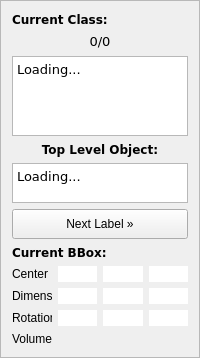
       <widget class="QFrame" name="frame">
        <property name="sizePolicy">
         <sizepolicy hsizetype="Preferred" vsizetype="Minimum">
          <horstretch>0</horstretch>
          <verstretch>0</verstretch>
         </sizepolicy>
        </property>
        <property name="minimumSize">
         <size>
          <width>200</width>
          <height>0</height>
         </size>
        </property>
        <property name="maximumSize">
         <size>
          <width>200</width>
          <height>16777215</height>
         </size>
        </property>
        <property name="frameShape">
         <enum>QFrame::StyledPanel</enum>
        </property>
        <property name="frameShadow">
         <enum>QFrame::Sunken</enum>
        </property>
        <layout class="QVBoxLayout" name="verticalLayout_4">
         <item>
          <widget class="QLabel" name="current_label_title">
           <property name="sizePolicy">
            <sizepolicy hsizetype="Preferred" vsizetype="Maximum">
             <horstretch>0</horstretch>
             <verstretch>0</verstretch>
            </sizepolicy>
           </property>
           <property name="font">
            <font>
             <family>DejaVu Sans,Arial</family>
             <weight>75</weight>
             <bold>true</bold>
            </font>
           </property>
           <property name="text">
            <string>Current Class:</string>
           </property>
          </widget>
         </item>
         <item>
          <widget class="QLabel" name="label_counter">
           <property name="sizePolicy">
            <sizepolicy hsizetype="Preferred" vsizetype="Maximum">
             <horstretch>0</horstretch>
             <verstretch>0</verstretch>
            </sizepolicy>
           </property>
           <property name="font">
            <font>
             <family>DejaVu Sans,Arial</family>
             <pointsize>10</pointsize>
             <weight>50</weight>
             <bold>false</bold>
            </font>
           </property>
           <property name="text">
            <string>0/0</string>
           </property>
           <property name="alignment">
            <set>Qt::AlignCenter</set>
           </property>
          </widget>
         </item>
         <item>
          <widget class="QTextEdit" name="current_class_display">
           <property name="sizePolicy">
            <sizepolicy hsizetype="Ignored" vsizetype="Fixed">
             <horstretch>0</horstretch>
             <verstretch>0</verstretch>
            </sizepolicy>
           </property>
           <property name="minimumSize">
            <size>
             <width>150</width>
             <height>60</height>
            </size>
           </property>
           <property name="maximumSize">
            <size>
             <width>180</width>
             <height>80</height>
            </size>
           </property>
           <property name="font">
            <font>
             <family>DejaVu Sans,Arial</family>
             <pointsize>10</pointsize>
            </font>
           </property>
           <property name="readOnly">
            <bool>true</bool>
           </property>
           <property name="frameShape">
            <enum>QFrame::StyledPanel</enum>
           </property>
           <property name="frameShadow">
            <enum>QFrame::Sunken</enum>
           </property>
           <property name="verticalScrollBarPolicy">
            <enum>Qt::ScrollBarAsNeeded</enum>
           </property>
           <property name="horizontalScrollBarPolicy">
            <enum>Qt::ScrollBarAsNeeded</enum>
           </property>
           <property name="lineWrapMode">
            <enum>QTextEdit::WidgetWidth</enum>
           </property>
           <property name="plainText">
            <string>Loading...</string>
           </property>
          </widget>
         </item>
         <item>
          <widget class="QLabel" name="top_level_object_title">
           <property name="sizePolicy">
            <sizepolicy hsizetype="Preferred" vsizetype="Maximum">
             <horstretch>0</horstretch>
             <verstretch>0</verstretch>
            </sizepolicy>
           </property>
           <property name="font">
            <font>
             <family>DejaVu Sans,Arial</family>
             <weight>75</weight>
             <bold>true</bold>
            </font>
           </property>
           <property name="text">
            <string>Top Level Object:</string>
           </property>
           <property name="alignment">
            <set>Qt::AlignCenter</set>
           </property>
          </widget>
         </item>
         <item>
          <widget class="QTextEdit" name="top_level_object_display">
           <property name="sizePolicy">
            <sizepolicy hsizetype="Ignored" vsizetype="Fixed">
             <horstretch>0</horstretch>
             <verstretch>0</verstretch>
            </sizepolicy>
           </property>
           <property name="minimumSize">
            <size>
             <width>150</width>
             <height>30</height>
            </size>
           </property>
           <property name="maximumSize">
            <size>
             <width>180</width>
             <height>40</height>
            </size>
           </property>
           <property name="font">
            <font>
             <family>DejaVu Sans,Arial</family>
             <pointsize>10</pointsize>
            </font>
           </property>
           <property name="readOnly">
            <bool>true</bool>
           </property>
           <property name="frameShape">
            <enum>QFrame::StyledPanel</enum>
           </property>
           <property name="frameShadow">
            <enum>QFrame::Sunken</enum>
           </property>
           <property name="verticalScrollBarPolicy">
            <enum>Qt::ScrollBarAsNeeded</enum>
           </property>
           <property name="horizontalScrollBarPolicy">
            <enum>Qt::ScrollBarAsNeeded</enum>
           </property>
           <property name="lineWrapMode">
            <enum>QTextEdit::WidgetWidth</enum>
           </property>
           <property name="plainText">
            <string>Loading...</string>
           </property>
          </widget>
         </item>
         <item>
          <widget class="QPushButton" name="button_next_label">
           <property name="sizePolicy">
            <sizepolicy hsizetype="Minimum" vsizetype="Fixed">
             <horstretch>0</horstretch>
             <verstretch>0</verstretch>
            </sizepolicy>
           </property>
           <property name="minimumSize">
            <size>
             <width>150</width>
             <height>30</height>
            </size>
           </property>
           <property name="maximumSize">
            <size>
             <width>180</width>
             <height>30</height>
            </size>
           </property>
           <property name="text">
            <string>Next Label »</string>
           </property>
           <property name="toolTip">
            <string>Cycle to the next available label</string>
           </property>
          </widget>
         </item>
         <item>
          <widget class="QLabel" name="current_bbox_title">
           <property name="sizePolicy">
            <sizepolicy hsizetype="Preferred" vsizetype="Maximum">
             <horstretch>0</horstretch>
             <verstretch>0</verstretch>
            </sizepolicy>
           </property>
           <property name="font">
            <font>
             <family>DejaVu Sans,Arial</family>
             <weight>75</weight>
             <bold>true</bold>
            </font>
           </property>
           <property name="text">
            <string>Current BBox:</string>
           </property>
          </widget>
         </item>
         <item>
          <layout class="QGridLayout" name="bbox_parameter_grid" rowminimumheight="0,0,0,0" columnminimumwidth="0,0,0,0">
           <property name="sizeConstraint">
            <enum>QLayout::SetDefaultConstraint</enum>
           </property>
           <property name="topMargin">
            <number>0</number>
           </property>
           <property name="verticalSpacing">
            <number>6</number>
           </property>
           <item row="2" column="1">
            <widget class="QLineEdit" name="edit_rot_x">
             <property name="sizePolicy">
              <sizepolicy hsizetype="Fixed" vsizetype="Fixed">
               <horstretch>0</horstretch>
               <verstretch>0</verstretch>
              </sizepolicy>
             </property>
             <property name="maximumSize">
              <size>
               <width>50</width>
               <height>25</height>
              </size>
             </property>
             <property name="sizeIncrement">
              <size>
               <width>0</width>
               <height>0</height>
              </size>
             </property>
             <property name="baseSize">
              <size>
               <width>0</width>
               <height>0</height>
              </size>
             </property>
             <property name="styleSheet">
              <string notr="true">color: #696969;</string>
             </property>
             <property name="frame">
              <bool>false</bool>
             </property>
             <property name="alignment">
              <set>Qt::AlignRight|Qt::AlignTrailing|Qt::AlignVCenter</set>
             </property>
             <property name="dragEnabled">
              <bool>false</bool>
             </property>
             <property name="readOnly">
              <bool>false</bool>
             </property>
             <property name="clearButtonEnabled">
              <bool>false</bool>
             </property>
            </widget>
           </item>
           <item row="1" column="2">
            <widget class="QLineEdit" name="edit_width">
             <property name="sizePolicy">
              <sizepolicy hsizetype="Fixed" vsizetype="Fixed">
               <horstretch>0</horstretch>
               <verstretch>0</verstretch>
              </sizepolicy>
             </property>
             <property name="maximumSize">
              <size>
               <width>50</width>
               <height>25</height>
              </size>
             </property>
             <property name="sizeIncrement">
              <size>
               <width>0</width>
               <height>0</height>
              </size>
             </property>
             <property name="baseSize">
              <size>
               <width>0</width>
               <height>0</height>
              </size>
             </property>
             <property name="styleSheet">
              <string notr="true">color: #696969;</string>
             </property>
             <property name="frame">
              <bool>false</bool>
             </property>
             <property name="alignment">
              <set>Qt::AlignRight|Qt::AlignTrailing|Qt::AlignVCenter</set>
             </property>
             <property name="dragEnabled">
              <bool>false</bool>
             </property>
            </widget>
           </item>
           <item row="2" column="3">
            <widget class="QLineEdit" name="edit_rot_z">
             <property name="sizePolicy">
              <sizepolicy hsizetype="Fixed" vsizetype="Fixed">
               <horstretch>0</horstretch>
               <verstretch>0</verstretch>
              </sizepolicy>
             </property>
             <property name="maximumSize">
              <size>
               <width>50</width>
               <height>25</height>
              </size>
             </property>
             <property name="sizeIncrement">
              <size>
               <width>0</width>
               <height>0</height>
              </size>
             </property>
             <property name="baseSize">
              <size>
               <width>0</width>
               <height>0</height>
              </size>
             </property>
             <property name="styleSheet">
              <string notr="true">color: #696969;</string>
             </property>
             <property name="frame">
              <bool>false</bool>
             </property>
             <property name="alignment">
              <set>Qt::AlignRight|Qt::AlignTrailing|Qt::AlignVCenter</set>
             </property>
             <property name="dragEnabled">
              <bool>false</bool>
             </property>
            </widget>
           </item>
           <item row="0" column="0">
            <widget class="QLabel" name="center_label">
             <property name="sizePolicy">
              <sizepolicy hsizetype="Maximum" vsizetype="Preferred">
               <horstretch>0</horstretch>
               <verstretch>0</verstretch>
              </sizepolicy>
             </property>
             <property name="text">
              <string>Center</string>
             </property>
            </widget>
           </item>
           <item row="2" column="0">
            <widget class="QLabel" name="rotations_label">
             <property name="sizePolicy">
              <sizepolicy hsizetype="Maximum" vsizetype="Preferred">
               <horstretch>0</horstretch>
               <verstretch>0</verstretch>
              </sizepolicy>
             </property>
             <property name="text">
              <string>Rotation</string>
             </property>
            </widget>
           </item>
           <item row="2" column="2">
            <widget class="QLineEdit" name="edit_rot_y">
             <property name="sizePolicy">
              <sizepolicy hsizetype="Fixed" vsizetype="Fixed">
               <horstretch>0</horstretch>
               <verstretch>0</verstretch>
              </sizepolicy>
             </property>
             <property name="maximumSize">
              <size>
               <width>50</width>
               <height>25</height>
              </size>
             </property>
             <property name="sizeIncrement">
              <size>
               <width>0</width>
               <height>0</height>
              </size>
             </property>
             <property name="baseSize">
              <size>
               <width>0</width>
               <height>0</height>
              </size>
             </property>
             <property name="styleSheet">
              <string notr="true">color: #696969;</string>
             </property>
             <property name="frame">
              <bool>false</bool>
             </property>
             <property name="alignment">
              <set>Qt::AlignRight|Qt::AlignTrailing|Qt::AlignVCenter</set>
             </property>
             <property name="dragEnabled">
              <bool>false</bool>
             </property>
             <property name="readOnly">
              <bool>false</bool>
             </property>
            </widget>
           </item>
           <item row="1" column="3">
            <widget class="QLineEdit" name="edit_height">
             <property name="sizePolicy">
              <sizepolicy hsizetype="Fixed" vsizetype="Fixed">
               <horstretch>0</horstretch>
               <verstretch>0</verstretch>
              </sizepolicy>
             </property>
             <property name="maximumSize">
              <size>
               <width>50</width>
               <height>25</height>
              </size>
             </property>
             <property name="sizeIncrement">
              <size>
               <width>0</width>
               <height>0</height>
              </size>
             </property>
             <property name="baseSize">
              <size>
               <width>0</width>
               <height>0</height>
              </size>
             </property>
             <property name="styleSheet">
              <string notr="true">color: #696969;</string>
             </property>
             <property name="frame">
              <bool>false</bool>
             </property>
             <property name="alignment">
              <set>Qt::AlignRight|Qt::AlignTrailing|Qt::AlignVCenter</set>
             </property>
             <property name="dragEnabled">
              <bool>false</bool>
             </property>
            </widget>
           </item>
           <item row="1" column="1">
            <widget class="QLineEdit" name="edit_length">
             <property name="sizePolicy">
              <sizepolicy hsizetype="Fixed" vsizetype="Fixed">
               <horstretch>0</horstretch>
               <verstretch>0</verstretch>
              </sizepolicy>
             </property>
             <property name="maximumSize">
              <size>
               <width>50</width>
               <height>25</height>
              </size>
             </property>
             <property name="sizeIncrement">
              <size>
               <width>0</width>
               <height>0</height>
              </size>
             </property>
             <property name="baseSize">
              <size>
               <width>0</width>
               <height>0</height>
              </size>
             </property>
             <property name="styleSheet">
              <string notr="true">color: #696969;</string>
             </property>
             <property name="frame">
              <bool>false</bool>
             </property>
             <property name="alignment">
              <set>Qt::AlignRight|Qt::AlignTrailing|Qt::AlignVCenter</set>
             </property>
             <property name="dragEnabled">
              <bool>false</bool>
             </property>
            </widget>
           </item>
           <item row="0" column="3">
            <widget class="QLineEdit" name="edit_pos_z">
             <property name="sizePolicy">
              <sizepolicy hsizetype="Fixed" vsizetype="Fixed">
               <horstretch>0</horstretch>
               <verstretch>0</verstretch>
              </sizepolicy>
             </property>
             <property name="maximumSize">
              <size>
               <width>50</width>
               <height>25</height>
              </size>
             </property>
             <property name="sizeIncrement">
              <size>
               <width>0</width>
               <height>0</height>
              </size>
             </property>
             <property name="baseSize">
              <size>
               <width>0</width>
               <height>0</height>
              </size>
             </property>
             <property name="styleSheet">
              <string notr="true">color: #696969;</string>
             </property>
             <property name="frame">
              <bool>false</bool>
             </property>
             <property name="alignment">
              <set>Qt::AlignRight|Qt::AlignTrailing|Qt::AlignVCenter</set>
             </property>
             <property name="dragEnabled">
              <bool>false</bool>
             </property>
            </widget>
           </item>
           <item row="1" column="0">
            <widget class="QLabel" name="dimensions_label">
             <property name="sizePolicy">
              <sizepolicy hsizetype="Maximum" vsizetype="Preferred">
               <horstretch>0</horstretch>
               <verstretch>0</verstretch>
              </sizepolicy>
             </property>
             <property name="text">
              <string>Dimension</string>
             </property>
            </widget>
           </item>
           <item row="0" column="2">
            <widget class="QLineEdit" name="edit_pos_y">
             <property name="sizePolicy">
              <sizepolicy hsizetype="Fixed" vsizetype="Fixed">
               <horstretch>0</horstretch>
               <verstretch>0</verstretch>
              </sizepolicy>
             </property>
             <property name="maximumSize">
              <size>
               <width>50</width>
               <height>25</height>
              </size>
             </property>
             <property name="sizeIncrement">
              <size>
               <width>0</width>
               <height>0</height>
              </size>
             </property>
             <property name="baseSize">
              <size>
               <width>0</width>
               <height>0</height>
              </size>
             </property>
             <property name="styleSheet">
              <string notr="true">color: #696969;</string>
             </property>
             <property name="frame">
              <bool>false</bool>
             </property>
             <property name="alignment">
              <set>Qt::AlignRight|Qt::AlignTrailing|Qt::AlignVCenter</set>
             </property>
             <property name="dragEnabled">
              <bool>false</bool>
             </property>
            </widget>
           </item>
           <item row="0" column="1">
            <widget class="QLineEdit" name="edit_pos_x">
             <property name="sizePolicy">
              <sizepolicy hsizetype="Fixed" vsizetype="Fixed">
               <horstretch>0</horstretch>
               <verstretch>0</verstretch>
              </sizepolicy>
             </property>
             <property name="maximumSize">
              <size>
               <width>50</width>
               <height>25</height>
              </size>
             </property>
             <property name="sizeIncrement">
              <size>
               <width>0</width>
               <height>0</height>
              </size>
             </property>
             <property name="baseSize">
              <size>
               <width>0</width>
               <height>0</height>
              </size>
             </property>
             <property name="styleSheet">
              <string notr="true">color: #696969;</string>
             </property>
             <property name="frame">
              <bool>false</bool>
             </property>
             <property name="alignment">
              <set>Qt::AlignRight|Qt::AlignTrailing|Qt::AlignVCenter</set>
             </property>
             <property name="dragEnabled">
              <bool>false</bool>
             </property>
            </widget>
           </item>
           <item row="3" column="0">
            <widget class="QLabel" name="label_volume">
             <property name="text">
              <string>Volume</string>
             </property>
            </widget>
           </item>
           <item row="3" column="1">
            <widget class="QLabel" name="volume_value_label">
             <property name="sizePolicy">
              <sizepolicy hsizetype="Fixed" vsizetype="Fixed">
               <horstretch>0</horstretch>
               <verstretch>0</verstretch>
              </sizepolicy>
             </property>
             <property name="maximumSize">
              <size>
               <width>50</width>
               <height>25</height>
              </size>
             </property>
             <property name="styleSheet">
              <string notr="true">color: #696969; margin-right: 3px;</string>
             </property>
             <property name="text">
              <string/>
             </property>
             <property name="alignment">
              <set>Qt::AlignRight|Qt::AlignTrailing|Qt::AlignVCenter</set>
             </property>
             <property name="indent">
              <number>0</number>
             </property>
            </widget>
           </item>
          </layout>
         </item>
        </layout>
       </widget>
